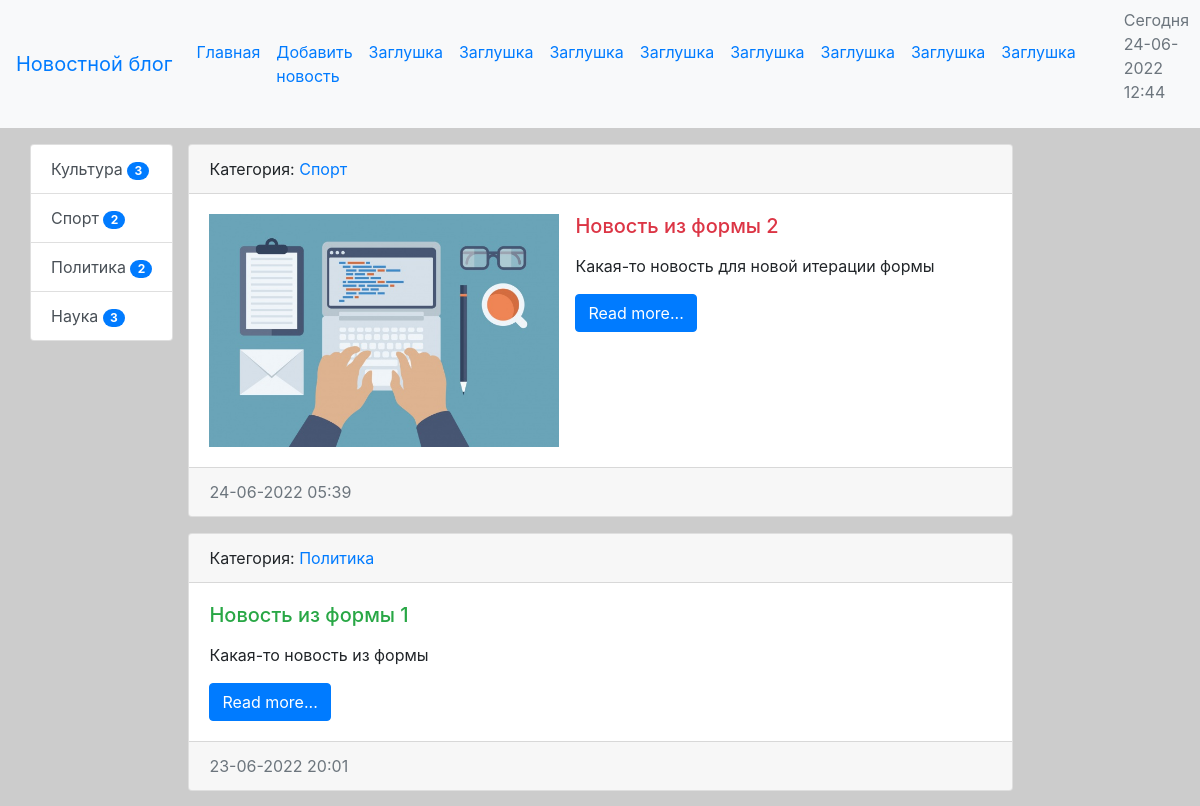
The app's page / (upper part), older data.
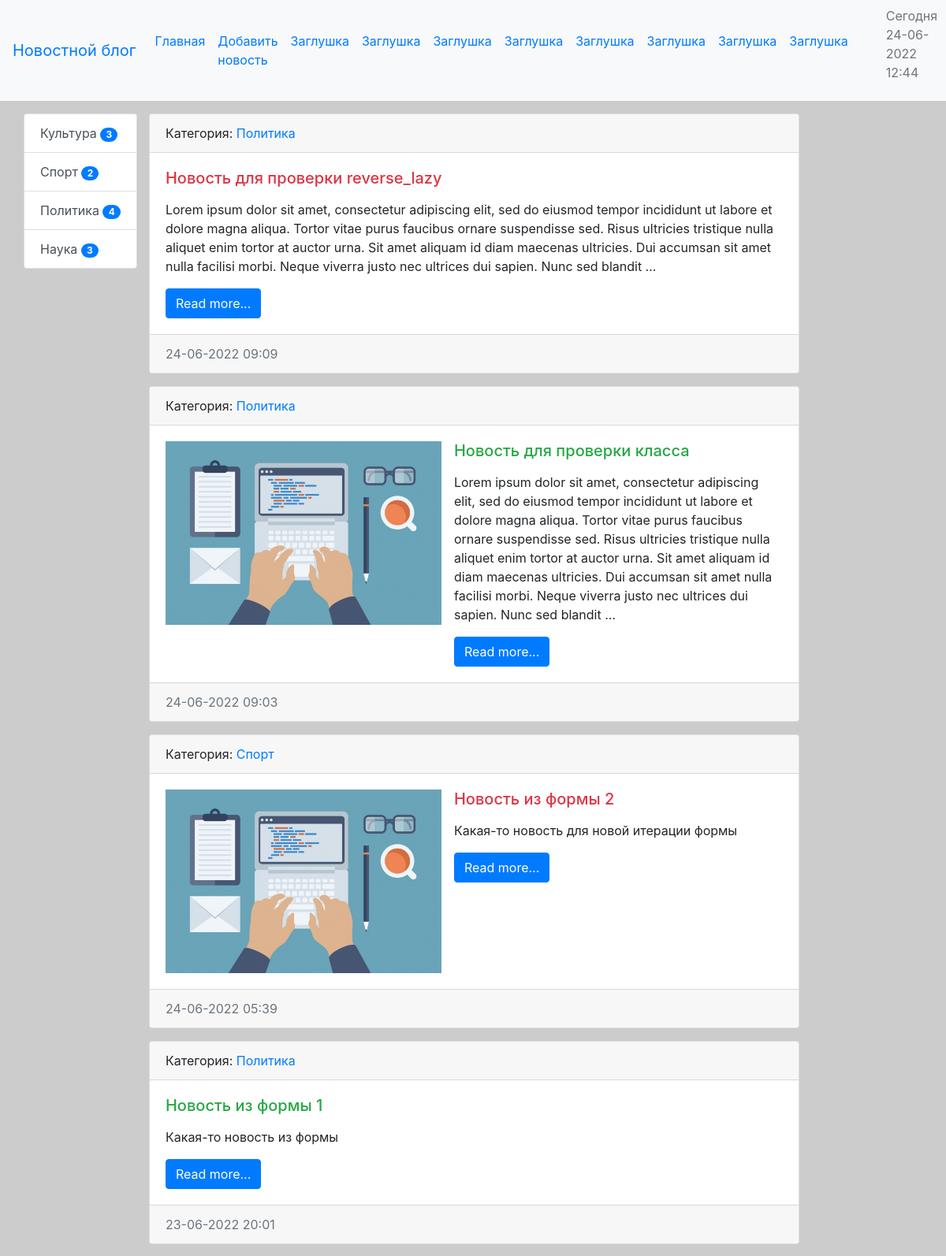
The same page, newer data.
### news/models.py (models this page shows, shortened)
class Category(models.Model): #Таблица категорий(первичная таблица)
    title = models.CharField(max_length=150, db_index=True, verbose_name='Заголовок') #db_index - индексация поля, ускорение поиска
    def get_absolute_url(self): #метод, указывающий на конкретную категорию для построения ссылки
        return reverse('category', kwargs={"category_id": self.pk}) #передаем в reverse имя маршрута и параметр для его построения
    def __str__(self): #строковое представление объекта для красивого отображения на странице
        return self.title
    class Meta: #подкласс для мета-описания таблицы
        verbose_name = 'Категория' #именование таблицы в единственном числе
        verbose_name_plural = 'Категории' #именование таблицы во множественном числе
        ordering = ['title'] #сортировка записей в таблице

class News(models.Model): #таблица для новостей(вторичная таблица)
    title = models.CharField(max_length=150, verbose_name = 'Заголовок') #заголовок новости
    content = models.TextField(blank=True, verbose_name = 'Текст') #текст новости
    created_date = models.DateTimeField(auto_now_add=True, verbose_name = 'Время публикации') #дата и время создания
    updated_date = models.DateTimeField(auto_now=True, verbose_name = 'Время редактирования') #дата и время изменения
    photo = models.ImageField(upload_to='photos/%Y/%m/%d', blank=True, verbose_name = 'Фото') #изображение новости
    is_published = models.BooleanField(default=True, verbose_name = 'Публикация') #опубликована ли запись
    category = models.ForeignKey(Category, on_delete=models.PROTECT, null=True, verbose_name='Категория') #foreign key для связи таблиц News и Category(ссылка на таблицу для связи, защита от удаления связанных данных, ...)
    views_count = models.IntegerField(default=0) #кол-во просмотров (для агрегатных функций)
    def get_absolute_url(self): #метод, указывающий на конкретную страницу для построения ссылки
        return reverse('view_news', kwargs={"pk": self.pk})
    class Meta: #подкласс для мета-описания таблицы
        verbose_name = 'Новость' #именование таблицы в единственном числе
        verbose_name_plural = 'Новости' # именование таблицы во множественном числе
        ordering = ['-created_date'] #сортировка записей в таблице

### news/views.py (the view)
# urls.py: path('', HomeNews.as_view(), name='home'),  #главная
class HomeNews(ListView): #возвращает список новостей, переопределяем аттрибуты, остальной рендер за нас делает класс
    model = News #получаем все данные из таблицы News
    template_name = 'news/home_news_list.html' #указываем какой шаблон использовать
    context_object_name= 'news'
    def get_context_data(self, *, object_list=None, **kwargs): #переопределяем метод для вывода title в имени вкладки
        context = super(HomeNews, self).get_context_data(**kwargs)
        context['title'] = 'Главная страница'
        return context
    def get_queryset(self): #метод для фильтрования выводимых записей
        return News.objects.filter(is_published=True) #выводим только опубликованные записи

### news/templatetags/news_tags.py (called while the page is built)
@register.inclusion_tag('news/list_categories.html')
def show_categories(): #inclusion тег
    categories = Category.objects.annotate(cnt=Count('news')).filter(cnt__gt=0)
    return {"categories": categories}

### news/templates/news/home_news_list.html (shortened to what this page needs)
{% extends 'base.html' %}
{% block sidebar %}
{% include 'inc/_sidebar.html' %}
{% endblock %}
{% block content %}
{% for item in news %}
<div class="card mb-3">
    <div class="card-header">
        Категория: <a href="{{ item.category.get_absolute_url }}">{{ item.category }}</a>
    </div>
    <div class="card-body">
        <div class="media">
            {% if item.photo %}
            <img src="{{ item.photo.url }}" alt="Фото статьи" width="350" class="mr-3">
            {% endif %}
            <div class="media-body">
                <h5 class="card-title {% cycle 'text-danger' 'text-success' %}">{{ item.title }}</h5>
                <p class="card-text">{{ item.content|linebreaks|truncatewords:60 }}</p>
                <a href="{{ item.get_absolute_url }}" class="btn btn-primary">Read more...</a>
            </div>
        </div>
    </div>
    <div class="card-footer text-muted">
        {{ item.created_date|date:"d-m-Y H:i" }}
    </div>
</div>
{% endfor %}
{% endblock %}

### news/templates/news/list_categories.html
<div class="list-group">
    {% for item in categories %}
    <a href="{{ item.get_absolute_url }}" class="list-group-item list-group-item-action">{{ item.title }}
    <span class="badge badge-primary badge-pill">{{ item.cnt }}</span> </a>
    {% endfor %}
</div>

Row changes from the older to the newer data that the page shows:
computed for Category "Политика": cnt "2" → "4"
added News: category "Политика", title "Новость для проверки reverse_lazy", content "Lorem ipsum dolor sit amet, consectetur adipiscing elit, sed do eiusmod tempor incididunt ut labore et dolore magna aliqua. Tortor vitae purus faucibus ornare suspendisse sed. Risus ultricies tristique nulla aliquet enim tortor at auctor urna. Sit amet aliquam id diam maecenas ultricies. Dui accumsan sit amet nulla facilisi morbi. Neque viverra justo nec ultrices dui sapien. Nunc sed blandit …", created_date "24-06-2022 09:09"
added News: category "Политика", photo (picture), title "Новость для проверки класса", content "Lorem ipsum dolor sit amet, consectetur adipiscing elit, sed do eiusmod tempor incididunt ut labore et dolore magna aliqua. Tortor vitae purus faucibus ornare suspendisse sed. Risus ultricies tristique nulla aliquet enim tortor at auctor urna. Sit amet aliquam id diam maecenas ultricies. Dui accumsan sit amet nulla facilisi morbi. Neque viverra justo nec ultrices dui sapien. Nunc sed blandit …", created_date "24-06-2022 09:03"
